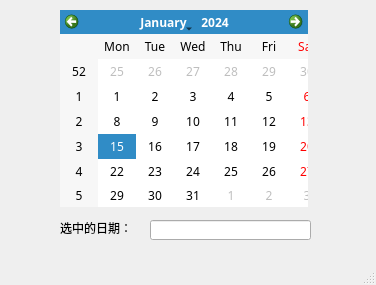
<?xml version="1.0" encoding="UTF-8"?>
<ui version="4.0">
 <class>MainWindow</class>
 <widget class="QMainWindow" name="MainWindow">
  <property name="geometry">
   <rect>
    <x>0</x>
    <y>0</y>
    <width>376</width>
    <height>285</height>
   </rect>
  </property>
  <property name="windowTitle">
   <string>选中的日期</string>
  </property>
  <property name="windowIcon">
   <iconset>
    <normaloff>F:/图片/图标/calendar1.png</normaloff>F:/图片/图标/calendar1.png</iconset>
  </property>
  <widget class="QWidget" name="centralwidget">
   <property name="font">
    <font>
     <family>小米兰亭</family>
    </font>
   </property>
   <widget class="QCalendarWidget" name="cal_widget">
    <property name="geometry">
     <rect>
      <x>60</x>
      <y>10</y>
      <width>248</width>
      <height>197</height>
     </rect>
    </property>
   </widget>
   <widget class="QLabel" name="lb_selected">
    <property name="geometry">
     <rect>
      <x>60</x>
      <y>220</y>
      <width>71</width>
      <height>16</height>
     </rect>
    </property>
    <property name="text">
     <string>选中的日期：</string>
    </property>
   </widget>
   <widget class="QLineEdit" name="le_date">
    <property name="geometry">
     <rect>
      <x>150</x>
      <y>220</y>
      <width>161</width>
      <height>20</height>
     </rect>
    </property>
   </widget>
  </widget>
  <widget class="QMenuBar" name="menubar">
   <property name="geometry">
    <rect>
     <x>0</x>
     <y>0</y>
     <width>376</width>
     <height>23</height>
    </rect>
   </property>
  </widget>
  <widget class="QStatusBar" name="statusbar"/>
 </widget>
 <resources/>
 <connections/>
</ui>
